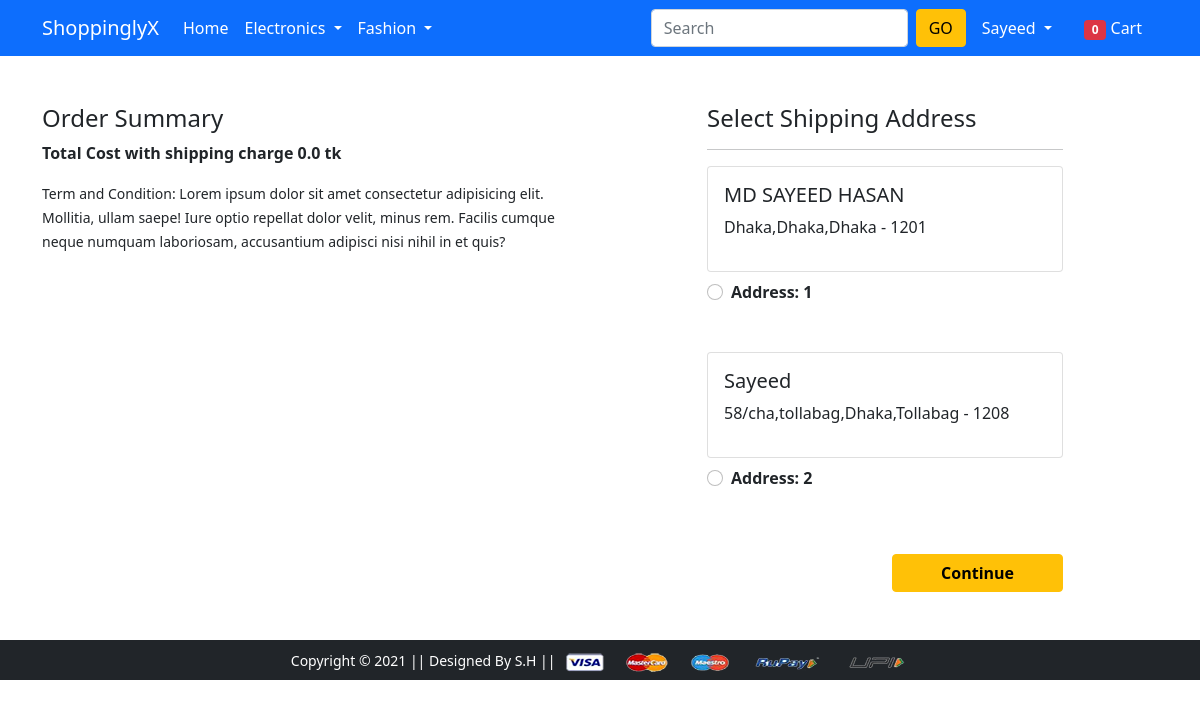
Screenshot of /checkout/ (signed in) with the database file from the repository.
### app/models.py (models this page shows, shortened)
class Customer(models.Model):
  user = models.ForeignKey(User, on_delete=models.CASCADE)
  name= models.CharField(max_length=200)
  locality= models.CharField(max_length=200)
  city= models.CharField(max_length=200)
  zipcode= models.IntegerField()
  state= models.CharField(max_length=50,choices=STATE_CHOICE)

### app/views.py (the view)
# urls.py: path('checkout/', views.checkout, name='checkout'),
@login_required
def checkout(request):
  totalitem =0
  if request.user.is_authenticated:
    totalitem =len(Cart.objects.filter(user=request.user))
  user =request.user
  add= Customer.objects.filter(user=user)
  cart_items =Cart.objects.filter(user=user)
  amount= 0.0
  shipping_amount = 70.0
  totalamount=0.0
  cart_product = [p for p in Cart.objects.all() if p.user == request.user]
  if cart_product:
    for p in cart_product:
      tempamount=(p.quantity * p.product.discount_price)
      amount += tempamount
    totalamount = amount+shipping_amount
  context={'add':add,'totalamount':totalamount,'cart_items':cart_items,'totalitem':totalitem}
  return render(request, 'app/checkout.html',context)

### app/templates/app/checkout.html (shortened to what this page needs)
{% extends 'app/base.html' %}
{% load static %}
{% block main-content %}
<div class="container">
 <div class="row mt-5">
  <div class="col-sm-6">
    <h4>Order Summary</h4>
      <p class="fw-bold">Total Cost with shipping charge {{totalamount}} tk</p>
    <small>Term and Condition: Lorem ipsum dolor sit amet consectetur adipisicing elit. Mollitia, ullam saepe! Iure optio repellat dolor velit, minus rem. Facilis cumque neque numquam laboriosam, accusantium adipisci nisi nihil in et quis?</small>
  </div>
  <div class="col-sm-4 offset-sm-1">
    <h4>Select Shipping Address</h4>
    <hr>
    <form action="/paymentdone">
      {% for ad in add %}
      <div class="card">
        <div class="card-body">
        <h5>{{ad.name}}</h5>
        <p>{{ad.locality}},{{ad.city}},{{ad.state}} - {{ad.zipcode}}</p>
        </div>
      </div>
        <div class="form-check mt-2 mb-5">
          <input class="form-check-input"
          type="radio" value="{{ad.id}}" name="custid" id="custadd{{forloop.counter}}">
          <label class="form-check-label fw-bold" for="">
            Address: {{forloop.counter}} </label>
        </div>
        {% endfor %}
        <div class="text-end">
          <button type="submit" class="btn btn-warning mt-3 px-5 fw-bold">Continue</button>
        </div>
      </form>
    </div>
  </div>
</div>
{% endblock main-content %}

### app/templates/app/base.html (shortened to what this page needs)
<!doctype html>
{% load static %}
<html lang="en">
  <head>
    <link href="https://cdn.jsdelivr.net/npm/bootstrap@5.0.0-beta1/dist/css/bootstrap.min.css" rel="stylesheet">
    <link rel="stylesheet" href="{% static 'app/css/owl.carousel.min.css' %}">
    <link rel="stylesheet" href="{% static 'app/css/all.min.css' %}">
    <link rel="stylesheet" href="{% static 'app/css/style.css' %}">
  </head>
  <body>
    <nav class="navbar navbar-expand-lg navbar-dark bg-primary">
     <div class="container">
       <a class="navbar-brand" href="/">ShoppinglyX</a>
       <div class="collapse navbar-collapse" id="navbarSupportedContent">
         <ul class="navbar-nav me-auto mb-2 mb-lg-0">
           <li class="nav-item">
             <a class="nav-link active" aria-current="page" href="/">Home</a>
           </li>
           <li class="nav-item dropdown">
             <a class="nav-link dropdown-toggle text-white" href="#" id="electronicsDropdown" role="button" data-bs-toggle="dropdown" aria-expanded="false">
               Electronics
             </a>
           </li>
           <li class="nav-item dropdown">
             <a class="nav-link dropdown-toggle text-white" href="#" id="fashionDropdown" role="button" data-bs-toggle="dropdown" aria-expanded="false">
               Fashion
             </a>
           </li>
         </ul>
         <form class="d-flex">
           <input class="form-control me-2" type="search" placeholder="Search" aria-label="Search">
           <button class="btn btn-warning" type="submit">GO</button>
         </form>
         <div>
          <ul class="navbar-nav me-auto mb-2 mb-lg-0">
          {% if request.user.is_authenticated %}
           <li class="nav-item dropdown mx-2">
              <a class="nav-link dropdown-toggle text-white" href="#" id="profileDropdown" role="button" data-bs-toggle="dropdown" aria-expanded="false">
                {{request.user.username|capfirst}}
              </a>
            </li>
            <li class="nav-item mx-2">
             <a href="{% url 'showcart' %}" class="nav-link text-white"><span class="badge bg-danger">{{totalitem}}</span> Cart </a>
            </li>
            {% endif %}
          </ul>
         </div>
       </div>
     </div>
    </nav>
    {% block main-content %} {% endblock main-content %}
    <footer class="container-fluid bg-dark text-center p-2 mt-5">
        <small class="text-white">Copyright &copy; 2021 || Designed By S.H || </small>
        <img src="{% static 'app/images/payment.png' %}" alt="" srcset="" class="img-fluid" height="2px">
    </footer>
  </body>
</html>

### rows the page displays
Customer: name "MD SAYEED HASAN", locality "Dhaka", city "Dhaka", state "Dhaka", zipcode "1201"
Customer: name "Sayeed", locality "58/cha,tollabag", city "Dhaka", state "Tollabag", zipcode "1208"

### other values shown
{{ request.user.username|capfirst }} "Sayeed"
{{ totalitem }} "0"
{{ totalamount }} "0.0"
